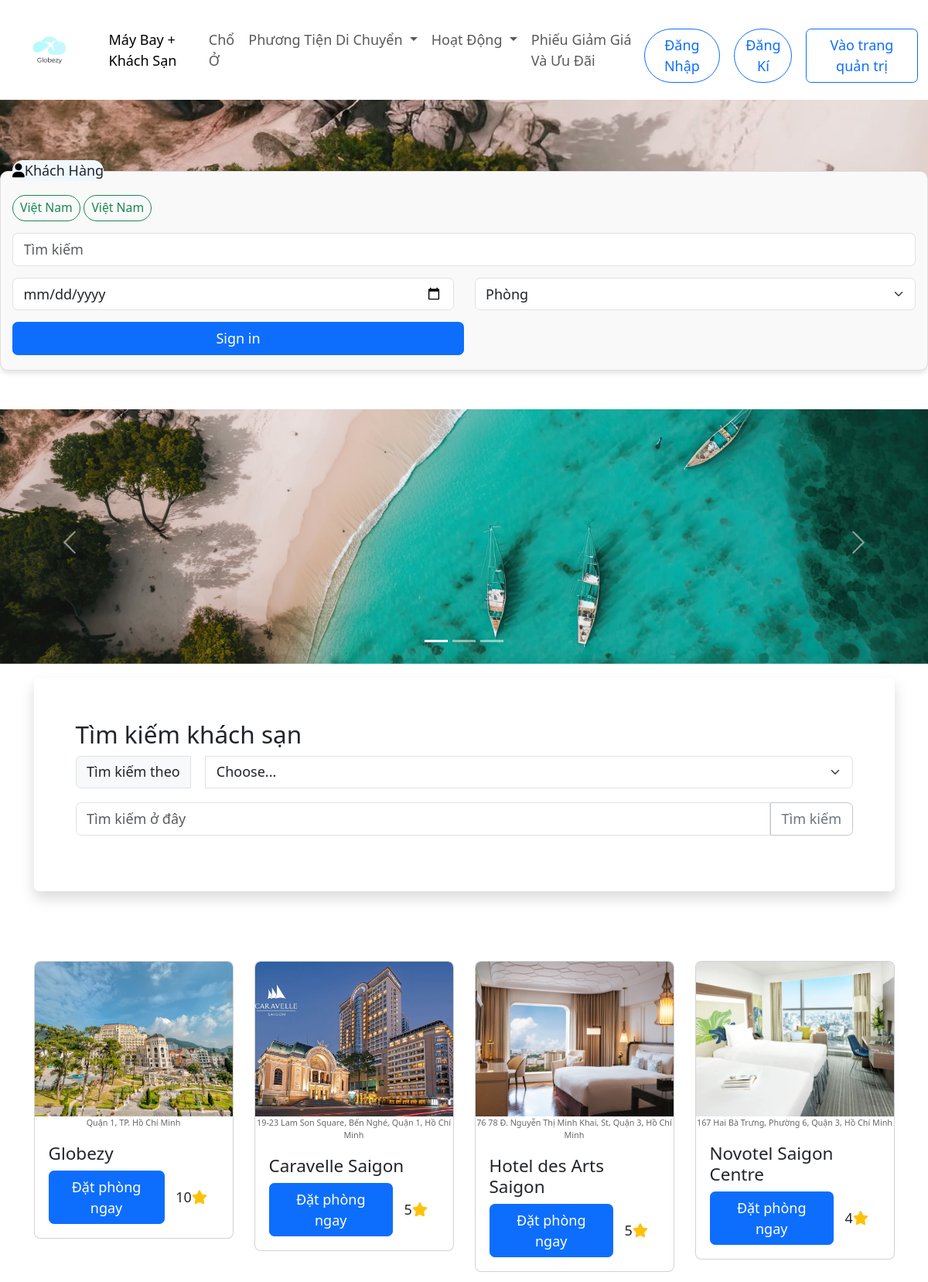
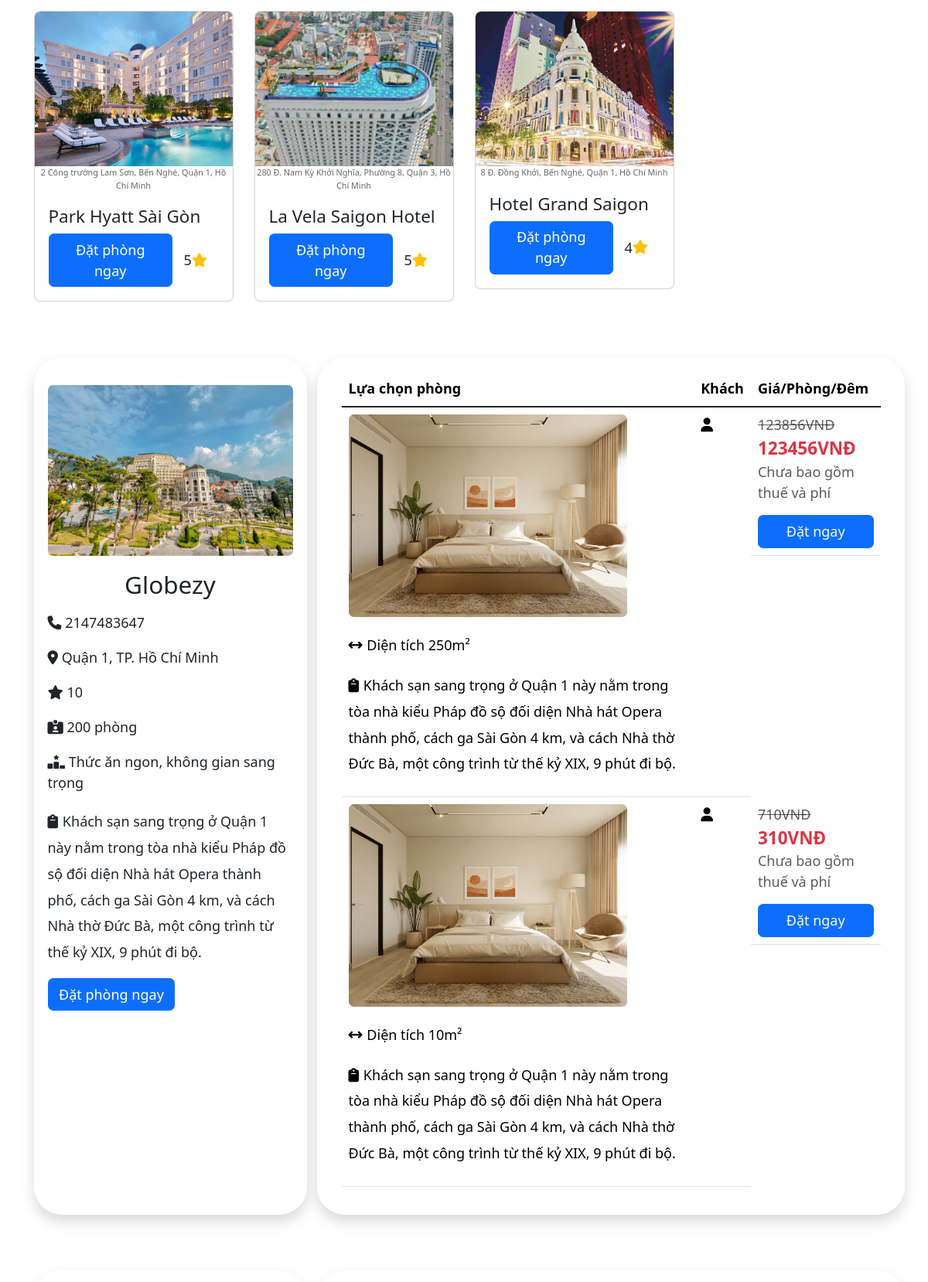
The app's page /Globery/index.php (upper part) with its own data (2 pictures, top to bottom).
### tables this page shows
CREATE TABLE `hotel` (
  `id_hotel` int(11) NOT NULL,
  `name` varchar(250) NOT NULL,
  `image_hotel` varchar(250) NOT NULL,
  `tel` int(20) NOT NULL,
  `email` varchar(250) NOT NULL,
  `address` varchar(250) NOT NULL,
  `average_rating` int(10) NOT NULL,
  `total_room` int(250) NOT NULL,
  `review` varchar(250) NOT NULL,
  `description` varchar(250) NOT NULL
);

CREATE TABLE `room` (
  `id_room` int(11) NOT NULL,
  `capacity` int(20) NOT NULL,
  `avalibity` tinyint(1) NOT NULL,
  `image_room` varchar(250) NOT NULL,
  `description` varchar(250) NOT NULL,
  `id_hotel` int(11) NOT NULL,
  `room_number` int(11) NOT NULL,
  `id_type_room` int(11) NOT NULL,
  `price` int(20) NOT NULL
);

### Globery/index.php (called while the page is built)
<?php
include "./mvc/controller/index.php";

### Globery/mvc/model/connectdb.php (called while the page is built, shortened)
<?php
class DB
{
    private $dsn = 'mysql:host=localhost;dbname=hotel_management;charset=UTF8';
    private $username = 'root';
    private $password = '';
    private $conn;
    function __construct()
    {
        try {
            $this->conn = new PDO($this->dsn, $this->username, $this->password);
            $this->conn->setAttribute(PDO::ATTR_ERRMODE, PDO::ERRMODE_EXCEPTION);
        } catch (PDOException $e) {
            echo "Connection failed: " . $e->getMessage();
        }
    }
    function query($sql, $params = [])
    {
        $stmt = $this->conn->prepare($sql);
        $stmt->execute($params);
        return $stmt;
    }
    function getAll($sql)
    {
        $stmt = $this->query($sql);
        return $stmt->fetchAll(PDO::FETCH_ASSOC);
    }
}

### Globery/mvc/model/getData.php (called while the page is built, shortened)
<?php
class GetData
{
    private $conn;
    function __construct()
    {
        $this->conn = new DB;
    }
    function getHotel()
    {
        $sql = 'select * from hotel';
        return $this->conn->getAll($sql);
    }
    function getHotelRoom($id)
    {
        $sql = "SELECT room.*, hotel.*, room_type.type_name from room
        JOIN hotel ON hotel.id_hotel=room.id_hotel
        JOIN room_type ON room_type.id_type_room=room.id_type_room
        WHERE hotel.id_hotel like '%$id%'";
        return $this->conn->getAll($sql);
    }
}

### Globery/mvc/view/index.php (the view, shortened to what this page needs)
<?php
if($_SERVER['REQUEST_METHOD'] == 'POST' && isset($_POST['search'])){
    $getHotel = $getData->searchHotel($_POST['searchBy'], $_POST['searchName']);
}else{
    $getHotel = $getData->getHotel();
}
?>
<div class="content m-0 position-relative"
    style="background-image: url(./mvc/view/img/banner.jpeg); min-height: 300px; ">
    <div class="form-container position-absolute" style="bottom: -50px;">
        <form>
            <div class=" position-relative">
                <div class=" position-absolute" style="top: -30px; background-color: aliceblue; border-radius: 20px;">
                    <i class="fa-solid fa-user" style="color: #000000;"></i>Khách Hàng
                </div>
                <div class="form-group">
                    <button type="button" class="btn btn-outline-success btn-sm rounded-pill">Việt Nam</button>
                    <button type="button" class="btn btn-outline-success btn-sm rounded-pill">Việt Nam</button>
                    <input type="password" class="form-control" id="sreach" placeholder="Tìm kiếm"
                        style="margin-top: 15px;">
                </div>
                <div class="row">
                    <div class="col" style="margin-top: 15px;">
                        <input type="date" class="form-control" placeholder="First name" aria-label="First name">
                    </div>
                    <div class="col" style="margin-top: 15px;">
                        <select class="form-select" aria-label="Default select example">
                            <option selected>Phòng</option>
                        </select>
                    </div>
                </div>
            </div>
            <button type="submit" class="btn btn-primary btn-small mb-lg-1 w-50 " style="margin-top: 15px;">Sign
                in</button>
        </form>
    </div>
</div>
<div id="carouselExampleIndicators" class="carousel slide">
    <div class="carousel-indicators">
        <button type="button" data-bs-target="#carouselExampleIndicators" data-bs-slide-to="0" class="active"
            aria-current="true" aria-label="Slide 1"></button>
        <button type="button" data-bs-target="#carouselExampleIndicators" data-bs-slide-to="1"
            aria-label="Slide 2"></button>
        <button type="button" data-bs-target="#carouselExampleIndicators" data-bs-slide-to="2"
            aria-label="Slide 3"></button>
    </div>
    <div class="carousel-inner">
        <div class="carousel-item active">
            <img src="./mvc/view/img/banner.jpeg" class="d-block w-100" alt="...">
        </div>
    </div>
    <button class="carousel-control-prev" type="button" data-bs-target="#carouselExampleIndicators"
        data-bs-slide="prev">
        <span class="carousel-control-prev-icon" aria-hidden="true"></span>
    </button>
    <button class="carousel-control-next" type="button" data-bs-target="#carouselExampleIndicators"
        data-bs-slide="next">
        <span class="carousel-control-next-icon" aria-hidden="true"></span>
    </button>
</div>
<div class="container my-3">
    <form action="" method="post" class="mb-3 shadow p-5 rounded">
        <h3>Tìm kiếm khách sạn</h3>
        <div class="input-group mb-3">
            <label class="input-group-text" for="inputSelect">Tìm kiếm theo</label>
            <select class="form-select ms-3" id="inputSelect" name="searchBy">
                <option selected>Choose...</option>
            </select>
        </div>
        <div class="input-group mb-3 d-flex align-items-center">
            <input type="text" class="form-control" name="searchName" placeholder="Tìm kiếm ở đây">
            <button class="btn btn-outline-secondary border border-secondary-subtle m-0" type="submit" name="search">Tìm
                kiếm</button>
        </div>
    </form>
</div>
<div class="container text-center mt-5">
    <div class="row row-cols-1 row-cols-sm-2 row-cols-md-4 g-4">
        <?php foreach ($getHotel as $row): ?>
            <div class="col">
                <div class="card">
                    <img src="./mvc/view/img/<?php echo $row['image_hotel'] ?>" class="card-img-top" alt="..."
                        style="height: 200px !important; object-fit: cover;">
                    <a class="mini"><?php echo $row['address'] ?></a>
                    <div class="card-body d-flex flex-column align-items-start">
                        <h5 class="card-title text-start"><?php echo $row['name'] ?></h5>
                        <div class="d-flex justify-content-between align-items-center">
                            <div>
                            <a href="./?page=hoteldetails&hotel=<?php echo $row['id_hotel'] ?>" class="btn btn-primary">Đặt phòng ngay</a>
                            </div>
                            <div class="btn d-flex align-items-center">
                                <span><?php echo $row['average_rating'] ?></span>
                                <i class="fa-solid fa-star text-warning"></i>
                            </div>
                        </div>
                    </div>
                </div>
            </div>
        <?php endforeach ?>
    </div>
</div>
<?php foreach ($getHotel as $row): ?>
    <div class="mt-5 rounded-5 container">
        <div class="row mt-3">
            <div class="col-4">
                <div class="shadow rounded-5 p-3 h-100">
                    <div class="rounded overflow-hidden mt-3">
                        <img src="./mvc/view/img/<?php echo $row['image_hotel']; ?>" alt="" width="100%">
                    </div>
                    <h3 class="my-3 text-center"><?php echo $row['name']; ?></h3>
                    <div class=" my-3">
                        <span><i class="fa-solid fa-phone"></i></span>
                        <span><?php echo $row['tel']; ?></span>
                    </div>
                    <div class="my-3">
                        <span><i class="fa-solid fa-location-dot"></i></span>
                        <span><?php echo $row['address'] ?></span>
                    </div>
                    <div class="my-3">
                        <span><i class="fa-solid fa-star"></i></span>
                        <span><?php echo $row['average_rating'] ?></span>
                    </div>
                    <div class="my-3">
                        <span><i class="fa-solid fa-id-card-clip"></i></span>
                        <span><?php echo $row['total_room'] ?> phòng</span>
                    </div>
                    <div class="my-3">
                        <span><i class="fa-solid fa-ranking-star"></i></span>
                        <span><?php echo $row['review'] ?></span>
                    </div>
                    <div class="fs-5 my-3">
                        <span><i class="fa-solid fa-clipboard"></i></span>
                        <span><?php echo $row['description'] ?></span>
                    </div>
                    <div class="fs-5 my-3">
                        <a href="./?page=hoteldetails&hotel=<?php echo $row['id_hotel'] ?>" class="btn btn-primary">Đặt
                            phòng ngay</a>
                    </div>
                </div>
            </div>
            <div class="col-8 shadow rounded-5 ">
                <div class="p-3 h-100">
                    <table class="table">
                        <thead>
                            <tr>
                                <th scope="col">Lựa chọn phòng</th>
                                <th scope="col">Khách</th>
                                <th scope="col" colspan="2">Giá/Phòng/Đêm</th>
                            </tr>
                        </thead>
                        <tbody class="table-group-divider">
                            <?php
                            $getHotelRoom = $getData->getHotelRoom($row['id_hotel']);
                            foreach ($getHotelRoom as $room): ?>
                                <tr>
                                    <td>
                                        <div class="rounded overflow-hidden" style="width: 100%; max-width:20rem;">
                                            <img src="./mvc/view/img/<?php echo $room['image_room'] ?>" alt=""
                                                style="width: 100%;">
                                        </div>
                                        <div class="fs-5 my-3">
                                            <span><i class="fa-solid fa-arrows-left-right"></i></span>
                                            <span>Diện tích <?php echo $room['capacity'] ?>m²</span>
                                        </div>
                                        <div class="fs-5 my-3">
                                            <span><i class="fa-solid fa-clipboard"></i></span>
                                            <span><?php echo $room['description'] ?></span>
                                        </div>
                                    </td>
                                    <td>
                                        <i class="fa-solid fa-user"></i>
                                    </td>
                                    <td class="d-flex flex-column">
                                        <del class="text-body-secondary"><?php echo $room['price'] + 400; ?>VNĐ</del>
                                        <span class="text-danger fw-bolder fs-5"><?php echo $room['price'] ?>VNĐ</span>
                                        <span class="text-body-secondary">Chưa bao gồm thuế và phí</span>
                                        <button class="btn btn-primary">
                                            <a href="./?page=checkout&room=<?php echo $room['id_room'] ?>"
                                                class="text-decoration-none text-light">Đặt ngay</a></button>
                                    </td>
                                </tr>
                            <?php endforeach; ?>
                        </tbody>
                    </table>
                </div>
            </div>
        <?php endforeach; ?>
    </div>
</div>

### Globery/mvc/view/css/style.css (style rules this page uses)
.card { border-radius: 8px; overflow: hidden; }
.card-body { display: flex; align-items: center; justify-content: space-between; }

### Globery/mvc/view/index.php (style rules this page uses)
* { font-size: 18px; padding: 0; margin: 0; box-sizing: border-box; }
body { min-height: 100vh; display: flex; flex-direction: column; margin: auto; }
.content { flex: 1; display: flex; align-items: center; justify-content: center; }
.form-container { width: 100%; max-width: 1290px; min-height: 250px; padding: 15px; border: 1px solid #ddd; border-radius: 10px; background-color: #f9f9f9; box-shadow: 0 4px 6px rgba(0, 0, 0, 0.1); margin-top: 30px; }
.row { display: flex; }
button { margin-top: 15px; }
.w-100 { width: 100%; }
.carousel { max-width: 1290px; margin: 0 auto; margin-top: 100px; }
.carousel-inner img { object-fit: cover; max-height: 500px; width: 100%; }
.mini { font-size: 0.6rem; color: rgba(0, 0, 0, 0.6); text-decoration: none; }
.card-body .d-flex { display: flex; justify-content: space-between; align-items: center; }

### records on screen
hotel: image_hotel (picture), address "Quận 1, TP. Hồ Chí Minh", name "Globezy", average_rating "10", tel "2147483647", total_room "200", review "Thức ăn ngon, không gian sang trọng", description "Khách sạn sang trọng ở Quận 1 này nằm trong tòa nhà kiểu Pháp đồ sộ đối diện Nhà hát Opera thành phố, cách ga Sài Gòn 4 km, và cách Nhà thờ Đức Bà, một công trình từ thế kỷ XIX, 9 phút đi bộ."
hotel: image_hotel (picture), address "19-23 Lam Son Square, Bến Nghé, Quận 1, Hồ Chí Minh", name "Caravelle Saigon", average_rating "5"
hotel: image_hotel (picture), address "76 78 Đ. Nguyễn Thị Minh Khai, St, Quận 3, Hồ Chí Minh", name "Hotel des Arts Saigon", average_rating "5"
hotel: image_hotel (picture), address "167 Hai Bà Trưng, Phường 6, Quận 3, Hồ Chí Minh", name "Novotel Saigon Centre", average_rating "4"
hotel: image_hotel (picture), address "2 Công trường Lam Sơn, Bến Nghé, Quận 1, Hồ Chí Minh", name "Park Hyatt Sài Gòn", average_rating "5"
hotel: image_hotel (picture), address "280 Đ. Nam Kỳ Khởi Nghĩa, Phường 8, Quận 3, Hồ Chí Minh", name "La Vela Saigon Hotel", average_rating "5"
hotel: image_hotel (picture), address "8 Đ. Đồng Khởi, Bến Nghé, Quận 1, Hồ Chí Minh", name "Hotel Grand Saigon", average_rating "4"
room: image_room (picture), capacity "250", id_hotel.description "Khách sạn sang trọng ở Quận 1 này nằm trong tòa nhà kiểu Pháp đồ sộ đối diện Nhà hát Opera thành phố, cách ga Sài Gòn 4 km, và cách Nhà thờ Đức Bà, một công trình từ thế kỷ XIX, 9 phút đi bộ.", $room['price'] + 400 "123856", price "123456"
room: image_room (picture), capacity "10", id_hotel.description "Khách sạn sang trọng ở Quận 1 này nằm trong tòa nhà kiểu Pháp đồ sộ đối diện Nhà hát Opera thành phố, cách ga Sài Gòn 4 km, và cách Nhà thờ Đức Bà, một công trình từ thế kỷ XIX, 9 phút đi bộ.", $room['price'] + 400 "710", price "310"
